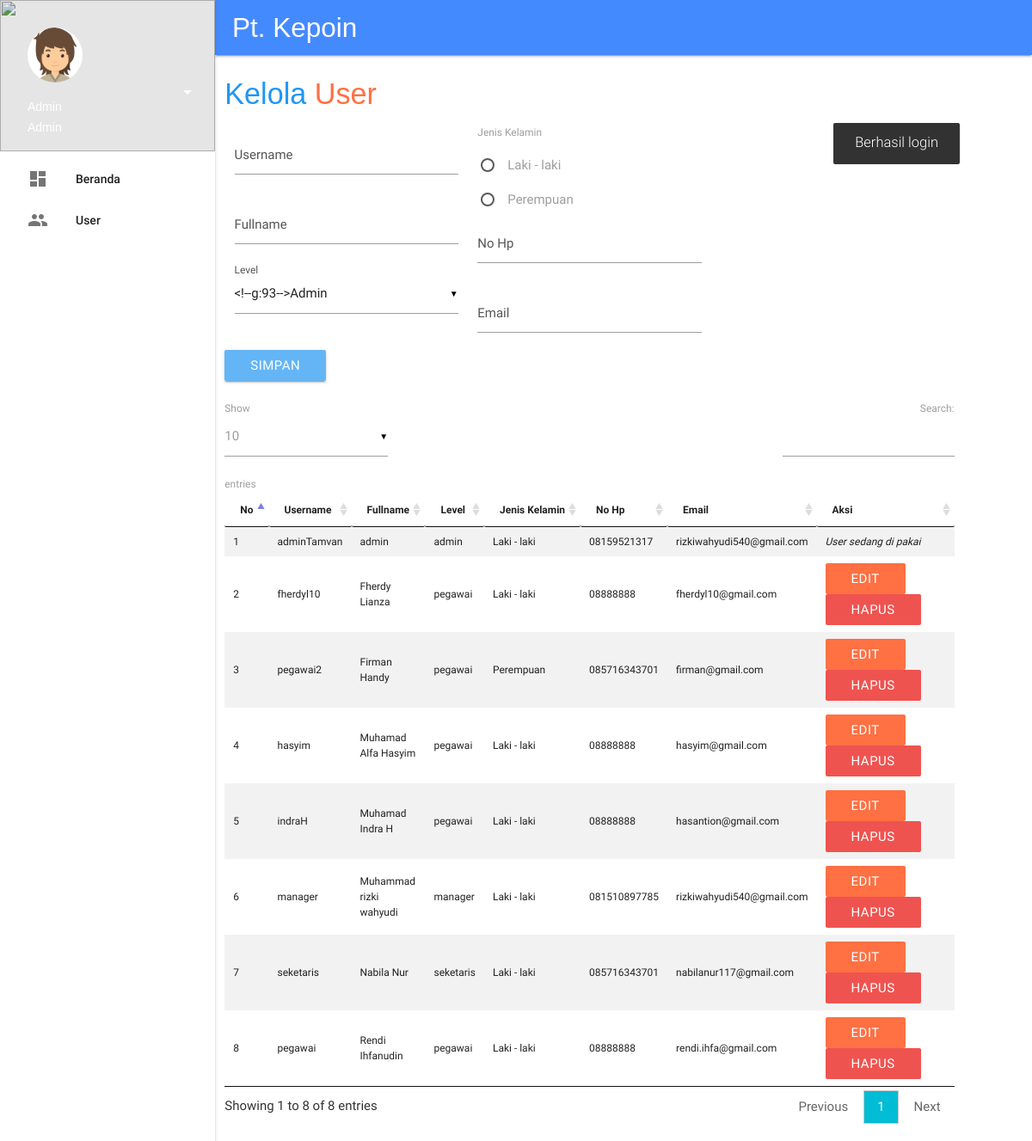
The app's page /dashboard?menu=user (signed in) with its own data.
### tables this page shows
CREATE TABLE `user` (
  `username` varchar(50) NOT NULL,
  `password` varchar(60) NOT NULL,
  `fullname` varchar(50) NOT NULL,
  `level` enum('admin','manager','seketaris','pegawai') NOT NULL,
  `jk` enum('l','p') NOT NULL,
  `no_hp` varchar(15) NOT NULL,
  `email` varchar(50) NOT NULL
);

### lib/helper.php (called while the page is built, shortened)
<?php
function asset($url = ''){
  $base_url = $_SERVER['REQUEST_SCHEME'].'://'.$_SERVER['HTTP_HOST'].str_replace(basename($_SERVER['SCRIPT_NAME']), '', $_SERVER['SCRIPT_NAME']);
  $base_url .= $url;
  return $base_url;
}

### lib/controller.php (called while the page is built, shortened)
<?php
class controller {
  private $hostname = 'localhost';
  private $username = 'cuytamvan';
  private $password = 'rizkiw@2901_';
  private $database = 'db_sk_ujikom';
  function koneksi(){
    $cn = mysqli_connect($this->hostname,$this->username,$this->password,$this->database) or die('<span style="font-family: sans-serif">Koneksi Bermasalah</span>');
    return $cn;
  }
  function query($sql){
    $cn = $this->koneksi();
    $jalan = mysqli_query($cn, $sql);
    return $jalan;
  }
  function getUser($table, $where, $ses){
    $sql = $this->query("SELECT * FROM ".$table." where ".$where."='".$_SESSION[$ses]."'");
    return mysqli_fetch_object($sql);
  }
  function tampil($table){
    $sql = $this->query("SELECT * FROM ".$table);
    $tingali = array();
    while ($r = mysqli_fetch_object($sql)) {
      $tingali[] = $r;
    }
    return $tingali;
  }
}

### inc/user.php (the view, shortened to what this page needs)
<?php
  $table    = 'user';
  $redirect = '?menu=user';
  $jk[0] = '';
  $jk[1] = '';
?>
<form method="post">
  <div class="row" style="margin-top: 10px;">
    <div class="col s12 l11">
      <h4 class="f-g-m blue-text">Kelola <span class="deep-orange-text text-lighten-1">User</span></h4>
      <div class="col s12 m4 ">
        <div class="input-field">
          <input type="text" name="username" id="username" maxlength="50" required value="<?php if(isset($_GET['edit'])){echo $edit->username;} ?>" <?php if(isset($_GET['edit'])){echo 'disabled';} ?>>
          <label for="username">Username</label>
        </div>
        <div class="input-field">
          <input type="text" name="fullname" id="fullname" maxlength="50" required value="<?php if(isset($_GET['edit'])){echo $edit->fullname;} ?>">
          <label for="fullname">Fullname</label>
        </div>
        <div class="input-field">
          <label for="level">Level</label>
        </div>
      </div>
      <div class="col s12 m4">
        <label>Jenis Kelamin</label>
        <p>
          <label for="laki">Laki - laki</label>
        </p>
        <p>
          <label for="perempuan">Perempuan</label>
        </p>
        <div class="input-field">
          <input type="text" name="no_hp" id="no_hp" maxlength="15" onkeypress="return event.charCode >= 48 && event.charCode <= 57" value="<?php if(isset($_GET['edit'])){echo $edit->no_hp;} ?>">
          <label for="no_hp">No Hp</label>
        </div>
        <div class="input-field">
          <input type="email" name="email" id="email" maxlength="50" value="<?php if(isset($_GET['edit'])){echo $edit->email;} ?>">
          <label for="email">Email</label>
        </div>
      </div>
    </div>
    <div class="col s12 l12">
      <?php if (isset($_GET['edit'])) { ?>
      <button name="update" type="submit" class="btn blue lighten-2">Update</button>
      <a href="<?=$redirect?>" class="btn blue lighten-2">Batal edit</a>
      <?php }else{ ?>
      <button name="simpan" type="submit" class="btn blue lighten-2">Simpan</button>
      <?php } ?>
    </div>
  </div>
</form>
<div class="row">
  <div class="col s12 m11">
    <table class="striped pake-data-table table-ajib">
      <thead>
        <tr>
          <th>No</th>
          <th>Username</th>
          <th>Fullname</th>
          <th>Level</th>
          <th>Jenis&nbsp;Kelamin</th>
          <th>No&nbsp;Hp</th>
          <th>Email</th>
          <th width="25%">Aksi</th>
        </tr>
      </thead>
      <tbody>
        <?php
          $a = $run->tampil($table." order by fullname asc");
          if (!is_null($a)) {
            $no = 1;
            foreach ($a as $r) {
              if ($r->jk == 'l') {
                $jk = 'Laki - laki';
              }else{
                $jk = 'Perempuan';
              }
        ?>
        <tr>
          <td><?=$no?></td>
          <td><?=$r->username?></td>
          <td><?=$r->fullname?></td>
          <td><?=$r->level?></td>
          <td><?=$jk?></td>
          <td><?=$r->no_hp?></td>
          <td><?=$r->email?></td>
          <td>
            <?php if ($user->username != $r->username) { ?>
            <a href="<?=$redirect?>&edit&us=<?=$r->username?>" class="btn z-depth-0 deep-orange lighten-1">Edit</a>
            <a href="<?=$redirect?>&hapus&us=<?=$r->username?>" class="btn z-depth-0 red lighten-1" onclick="return confirm('Hapus Data tersebut?')">Hapus</a>
            <?php }else{ echo '<i>User sedang di pakai</i>';} ?>
          </td>
        </tr>
        <?php
              $no++;
            }
          }else{
            echo '<tr> <td colspan="8" class="center-align">Tidak ada data</td> </tr>';
          }
        ?>
      </tbody>
    </table>
  </div>
</div>

### halaman.php (shortened to what this page needs)
<?php
  $run = new controller;
  $user = $run->getUser('user','username',userLogin);
  if ($user->jk == 'l') {
    $photo = asset('asset/img/user1.png');
  }else{
    $photo = asset('asset/img/user2.png');
  }
  $menu = hget('menu');
  $bg = '';
  switch ($menu) {
    case 'user' :
      $inc = 'inc/user.php';
    break;
  }
?>
<!DOCTYPE html>
<html>
<head>
  <link rel="stylesheet" type="text/css" href="<?=asset('asset/css/materialize.min.css')?>">
  <link rel="stylesheet" type="text/css" href="<?=asset('asset/css/icon/icon.css')?>">
  <link rel="stylesheet" type="text/css" href="<?=asset('asset/plugin/dataTable/css/jquery.dataTables.min.css')?>">
  <link rel="stylesheet" type="text/css" href="<?=asset('asset/css/animate.min.css')?>">
  <link rel="stylesheet" type="text/css" href="<?=asset('asset/css/style.css')?>">
</head>
<body class="<?=$bg?>">
  <ul class="side-nav dashboard fixed" id="menu">
    <li>
      <div class="userView f-g-b">
        <img src="<?=asset('asset/img/tumb_back-1.jpg')?>" class="background">
        <img src="<?=$photo?>" class="circle white">
        <span class="name white-text"><?=$user->level?></span>
        <span class="email white-text"><?=$user->fullname?></span>
        <a href="javascript:void(0)" class="dropdown-button menu white-text" data-activates="pilihan"><i class="material-icons">arrow_drop_down</i></a>
      </div>
    </li>
    <li><a href="?menu=beranda" class="waves-effect"><i class="material-icons">dashboard</i>Beranda</a></li>
    <?php if ($user->level == 'admin') { ?>
    <li><a href="?menu=user" class="waves-effect"><i class="material-icons">people</i>User</a></li>
    <?php }else if($user->level == 'seketaris'){ ?>
    <li><a href="?menu=surat" class="waves-effect"><i class="material-icons">local_post_office</i>surat</a></li>
    <?php }else if($user->level == 'manager'){ ?>
    <li><a href="?menu=lihat_surat" class="waves-effect"><i class="material-icons">local_post_office</i>surat</a></li>
    <li><a href="?menu=laporan" class="waves-effect"><i class="material-icons">view_list</i>Laporan</a></li>
    <?php }else if($user->level == 'pegawai'){ ?>
    <li><a href="?menu=disposisi" class="waves-effect"><i class="material-icons">view_list</i>Disposisi <span id="disposisi"></span></a></li>
    <?php } ?>
  </ul>
  <main>
    <nav class="blue accent-2">
      <a href="#!" class="brand-logo f-g-l">Pt. Kepoin</a>
    </nav>
    <?php include $inc; ?>
  </main>
</body>
</html>

### asset/css/style.css (style rules this page uses)
.f-g-b { font-family: 'f-g-b', sans-serif; }
.f-g-l { font-family: 'f-g-l', sans-serif; }
.f-g-m { font-family: 'f-g-m', sans-serif; }
.input-field label { color: #555; }
.aga-maju, .side-nav.dashboard .userView .circle, .side-nav.dashboard .userView .name, .side-nav.dashboard .userView .email { position: relative; z-index: 9; }
.side-nav.dashboard .userView:before { content: ''; position: absolute; top: 0px; left: 0px; right: 0px; bottom: 0px; background-color: rgba(2, 2, 2, 0.1); }
.side-nav.dashboard .userView .circle { background-color: #fff; }
.side-nav.dashboard .userView .background { width: 100%; height: 100%; }
.side-nav.dashboard .userView .dropdown-button { position: absolute; padding: 0; margin: 0; top: 90px; right: 20px; z-index: 9; }
.side-nav.dashboard .userView .name, .side-nav.dashboard .userView .email { text-transform: capitalize; }
.side-nav.dashboard ~ main { padding-left: 250px; }
.side-nav.dashboard ~ main nav .brand-logo { padding-left: 20px; }
.table-ajib { font-size: 13px; }

### inc/user.php (style rules this page uses)
.table-ajib th, .table-ajib td { font-size: 12px; }

### records on screen
user: level "Admin", fullname "Admin", username "adminTamvan", fullname "admin", level "admin", jk "Laki - laki", no_hp "08159521317", email "rizkiwahyudi540@gmail.com", shows "User sedang di pakai"
user: username "fherdyl10", fullname "Fherdy Lianza", level "pegawai", jk "Laki - laki", no_hp "08888888", email "fherdyl10@gmail.com"
user: username "pegawai2", fullname "Firman Handy", level "pegawai", jk "Perempuan", no_hp "085716343701", email "firman@gmail.com"
user: username "hasyim", fullname "Muhamad Alfa Hasyim", level "pegawai", jk "Laki - laki", no_hp "08888888", email "hasyim@gmail.com"
user: username "indraH", fullname "Muhamad Indra H", level "pegawai", jk "Laki - laki", no_hp "08888888", email "hasantion@gmail.com"
user: username "manager", fullname "Muhammad rizki wahyudi", level "manager", jk "Laki - laki", no_hp "081510897785", email "rizkiwahyudi540@gmail.com"
user: username "seketaris", fullname "Nabila Nur", level "seketaris", jk "Laki - laki", no_hp "085716343701", email "nabilanur117@gmail.com"
user: username "pegawai", fullname "Rendi Ihfanudin", level "pegawai", jk "Laki - laki", no_hp "08888888", email "rendi.ihfa@gmail.com"
